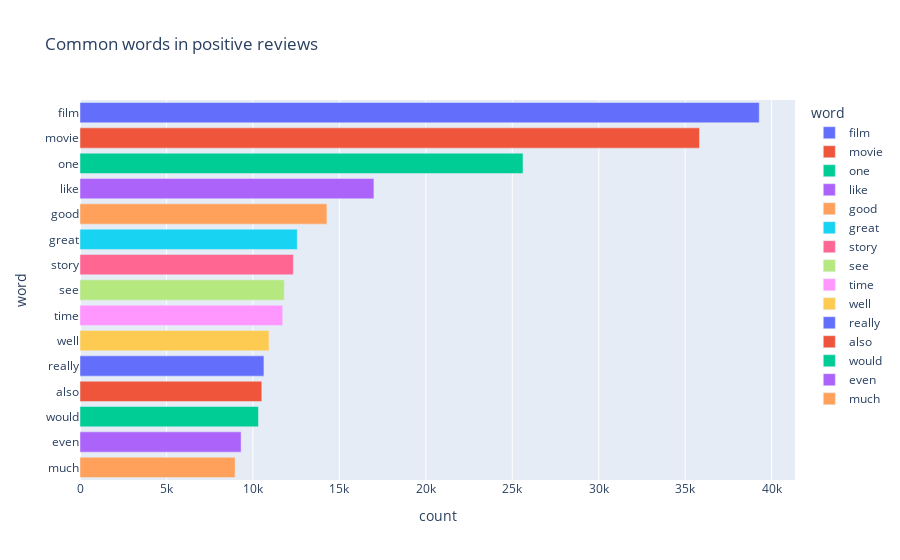

Source (notebook cell):
### Code cell
px.bar(pos_words, x='count', y='word', title='Common words in positive reviews', color = 'word')

### Figure 1 — Plotly figure (JSON) as saved in the notebook; plotly's stock layout.template omitted (floating-point values rounded to 4 significant figures)
{"data": [{"hovertemplate": "word=%{y}<br>count=%{x}<extra></extra>", "legendgroup": "film", "marker": {"color": "#636efa", "pattern": {"shape": ""}}, "name": "film", "orientation": "h", "showlegend": true, "textposition": "auto", "type": "bar", "x": [39285], "xaxis": "x", "y": ["film"], "yaxis": "y"}, {"hovertemplate": "word=%{y}<br>count=%{x}<extra></extra>", "legendgroup": "movie", "marker": {"color": "#EF553B", "pattern": {"shape": ""}}, "name": "movie", "orientation": "h", "showlegend": true, "textposition": "auto", "type": "bar", "x": [35830], "xaxis": "x", "y": ["movie"], "yaxis": "y"}, {"hovertemplate": "word=%{y}<br>count=%{x}<extra></extra>", "legendgroup": "one", "marker": {"color": "#00cc96", "pattern": {"shape": ""}}, "name": "one", "orientation": "h", "showlegend": true, "textposition": "auto", "type": "bar", "x": [25621], "xaxis": "x", "y": ["one"], "yaxis": "y"}, {"hovertemplate": "word=%{y}<br>count=%{x}<extra></extra>", "legendgroup": "like", "marker": {"color": "#ab63fa", "pattern": {"shape": ""}}, "name": "like", "orientation": "h", "showlegend": true, "textposition": "auto", "type": "bar", "x": [16998], "xaxis": "x", "y": ["like"], "yaxis": "y"}, {"hovertemplate": "word=%{y}<br>count=%{x}<extra></extra>", "legendgroup": "good", "marker": {"color": "#FFA15A", "pattern": {"shape": ""}}, "name": "good", "orientation": "h", "showlegend": true, "textposition": "auto", "type": "bar", "x": [14281], "xaxis": "x", "y": ["good"], "yaxis": "y"}, {"hovertemplate": "word=%{y}<br>count=%{x}<extra></extra>", "legendgroup": "great", "marker": {"color": "#19d3f3", "pattern": {"shape": ""}}, "name": "great", "orientation": "h", "showlegend": true, "textposition": "auto", "type": "bar", "x": [12568], "xaxis": "x", "y": ["great"], "yaxis": "y"}, {"hovertemplate": "word=%{y}<br>count=%{x}<extra></extra>", "legendgroup": "story", "marker": {"color": "#FF6692", "pattern": {"shape": ""}}, "name": "story", "orientation": "h", "showlegend": true, "textposition": "auto", "type": "bar", "x": [12338], "xaxis": "x", "y": ["story"], "yaxis": "y"}, {"hovertemplate": "word=%{y}<br>count=%{x}<extra></extra>", "legendgroup": "see", "marker": {"color": "#B6E880", "pattern": {"shape": ""}}, "name": "see", "orientation": "h", "showlegend": true, "textposition": "auto", "type": "bar", "x": [11814], "xaxis": "x", "y": ["see"], "yaxis": "y"}, {"hovertemplate": "word=%{y}<br>count=%{x}<extra></extra>", "legendgroup": "time", "marker": {"color": "#FF97FF", "pattern": {"shape": ""}}, "name": "time", "orientation": "h", "showlegend": true, "textposition": "auto", "type": "bar", "x": [11724], "xaxis": "x", "y": ["time"], "yaxis": "y"}, {"hovertemplate": "word=%{y}<br>count=%{x}<extra></extra>", "legendgroup": "well", "marker": {"color": "#FECB52", "pattern": {"shape": ""}}, "name": "well", "orientation": "h", "showlegend": true, "textposition": "auto", "type": "bar", "x": [10930], "xaxis": "x", "y": ["well"], "yaxis": "y"}, {"hovertemplate": "word=%{y}<br>count=%{x}<extra></extra>", "legendgroup": "really", "marker": {"color": "#636efa", "pattern": {"shape": ""}}, "name": "really", "orientation": "h", "showlegend": true, "textposition": "auto", "type": "bar", "x": [10638], "xaxis": "x", "y": ["really"], "yaxis": "y"}, {"hovertemplate": "word=%{y}<br>count=%{x}<extra></extra>", "legendgroup": "also", "marker": {"color": "#EF553B", "pattern": {"shape": ""}}, "name": "also", "orientation": "h", "showlegend": true, "textposition": "auto", "type": "bar", "x": [10516], "xaxis": "x", "y": ["also"], "yaxis": "y"}, {"hovertemplate": "word=%{y}<br>count=%{x}<extra></extra>", "legendgroup": "would", "marker": {"color": "#00cc96", "pattern": {"shape": ""}}, "name": "would", "orientation": "h", "showlegend": true, "textposition": "auto", "type": "bar", "x": [10320], "xaxis": "x", "y": ["would"], "yaxis": "y"}, {"hovertemplate": "word=%{y}<br>count=%{x}<extra></extra>", "legendgroup": "even", "marker": {"color": "#ab63fa", "pattern": {"shape": ""}}, "name": "even", "orientation": "h", "showlegend": true, "textposition": "auto", "type": "bar", "x": [9318], "xaxis": "x", "y": ["even"], "yaxis": "y"}, {"hovertemplate": "word=%{y}<br>count=%{x}<extra></extra>", "legendgroup": "much", "marker": {"color": "#FFA15A", "pattern": {"shape": ""}}, "name": "much", "orientation": "h", "showlegend": true, "textposition": "auto", "type": "bar", "x": [8971], "xaxis": "x", "y": ["much"], "yaxis": "y"}], "layout": {"barmode": "relative", "legend": {"title": {"text": "word"}, "tracegroupgap": 0}, "title": {"text": "Common words in positive reviews"}, "xaxis": {"anchor": "y", "domain": [0, 1], "title": {"text": "count"}}, "yaxis": {"anchor": "x", "categoryarray": ["much", "even", "would", "also", "really", "well", "time", "see", "story", "great", "good", "like", "one", "movie", "film"], "categoryorder": "array", "domain": [0, 1], "title": {"text": "word"}}}}
